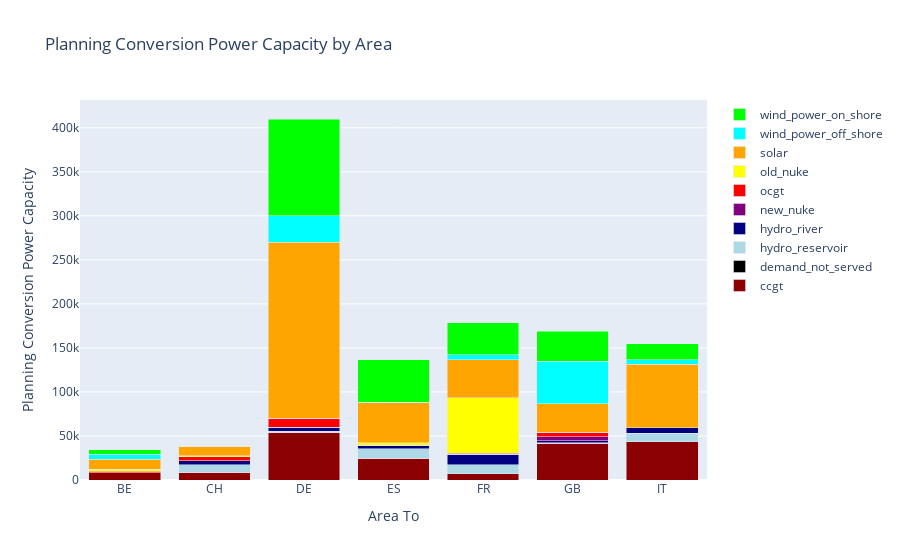

The notebook cell saved with this chart:
### Code cell
SystemMixPlot(data)

### Figure 1 — Plotly figure (JSON) as saved in the notebook; plotly's stock layout.template omitted (floating-point values rounded to 4 significant figures)
{"data": [{"marker": {"color": "darkred"}, "name": "ccgt", "type": "bar", "x": ["BE", "CH", "DE", "ES", "FR", "GB", "IT"], "y": [8151.0, 8831.0, 54250.0, 24600, 7200, 41960.0, 43500]}, {"marker": {"color": "black"}, "name": "demand_not_served", "type": "bar", "x": ["BE", "CH", "DE", "ES", "FR", "GB", "IT"], "y": [0, 0, 0, 0, 0, 0, 0]}, {"marker": {"color": "lightblue"}, "name": "hydro_reservoir", "type": "bar", "visible": true, "x": ["BE", "CH", "DE", "ES", "FR", "GB", "IT"], "y": [100, 8600, 1300, 11000, 9900, 100, 9700]}, {"marker": {"color": "navy"}, "name": "hydro_river", "type": "bar", "x": ["BE", "CH", "DE", "ES", "FR", "GB", "IT"], "y": [200, 4200, 4400, 3600, 12200, 2300, 6200]}, {"marker": {"color": "purple"}, "name": "new_nuke", "type": "bar", "x": ["BE", "CH", "DE", "ES", "FR", "GB", "IT"], "y": [0, 0, 0, 0, 0, 5000, 0]}, {"marker": {"color": "red"}, "name": "ocgt", "type": "bar", "x": ["BE", "CH", "DE", "ES", "FR", "GB", "IT"], "y": [1550.0, 5000, 10000, 0, 970, 5000, 0]}, {"marker": {"color": "yellow"}, "name": "old_nuke", "type": "bar", "x": ["BE", "CH", "DE", "ES", "FR", "GB", "IT"], "y": [2000, 1100, 0, 3000, 63000, 0, 0]}, {"marker": {"color": "orange"}, "name": "solar", "type": "bar", "x": ["BE", "CH", "DE", "ES", "FR", "GB", "IT"], "y": [11300, 9800, 200000, 45700, 43400, 32500, 72000]}, {"marker": {"color": "cyan"}, "name": "wind_power_off_shore", "type": "bar", "x": ["BE", "CH", "DE", "ES", "FR", "GB", "IT"], "y": [5800, 0, 30000, 200, 5800, 47800, 5000]}, {"marker": {"color": "lime"}, "name": "wind_power_on_shore", "type": "bar", "x": ["BE", "CH", "DE", "ES", "FR", "GB", "IT"], "y": [5000, 300, 110000, 48300, 36000, 34500, 18400]}], "layout": {"autosize": true, "barmode": "stack", "title": {"text": "Planning Conversion Power Capacity by Area"}, "xaxis": {"autorange": true, "range": [-0.5, 6.5], "title": {"text": "Area To"}, "type": "category"}, "yaxis": {"autorange": true, "range": [0, 431500.0], "title": {"text": "Planning Conversion Power Capacity"}, "type": "linear"}}}
